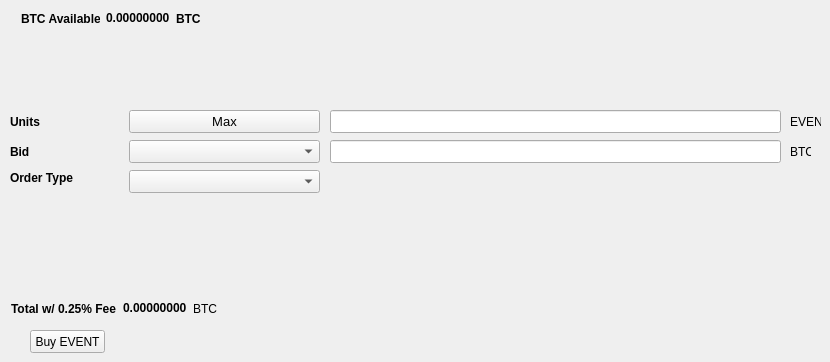
   <widget class="QWidget" name="BuyTab">
    <attribute name="title">
     <string>Buy</string>
    </attribute>
    <widget class="QPushButton" name="BuyEVENT">
     <property name="geometry">
      <rect>
       <x>30</x>
       <y>330</y>
       <width>75</width>
       <height>23</height>
      </rect>
     </property>
     <property name="text">
      <string>Buy EVENT</string>
     </property>
    </widget>
    <widget class="QLabel" name="label_3">
     <property name="geometry">
      <rect>
       <x>10</x>
       <y>110</y>
       <width>46</width>
       <height>23</height>
      </rect>
     </property>
     <property name="font">
      <font>
       <weight>75</weight>
       <bold>true</bold>
      </font>
     </property>
     <property name="text">
      <string>Units</string>
     </property>
    </widget>
    <widget class="QLineEdit" name="UnitsInput">
     <property name="geometry">
      <rect>
       <x>330</x>
       <y>110</y>
       <width>451</width>
       <height>23</height>
      </rect>
     </property>
     <property name="font">
      <font>
       <pointsize>9</pointsize>
       <weight>75</weight>
       <bold>true</bold>
      </font>
     </property>
    </widget>
    <widget class="QLineEdit" name="BuyBidPriceEdit">
     <property name="geometry">
      <rect>
       <x>330</x>
       <y>140</y>
       <width>451</width>
       <height>23</height>
      </rect>
     </property>
     <property name="font">
      <font>
       <pointsize>9</pointsize>
       <weight>75</weight>
       <bold>true</bold>
      </font>
     </property>
    </widget>
    <widget class="QLabel" name="label_4">
     <property name="geometry">
      <rect>
       <x>790</x>
       <y>110</y>
       <width>31</width>
       <height>23</height>
      </rect>
     </property>
     <property name="text">
      <string>EVENT</string>
     </property>
    </widget>
    <widget class="QLabel" name="label_5">
     <property name="geometry">
      <rect>
       <x>790</x>
       <y>140</y>
       <width>21</width>
       <height>23</height>
      </rect>
     </property>
     <property name="text">
      <string>BTC</string>
     </property>
    </widget>
    <widget class="QLabel" name="label_6">
     <property name="geometry">
      <rect>
       <x>10</x>
       <y>140</y>
       <width>46</width>
       <height>23</height>
      </rect>
     </property>
     <property name="font">
      <font>
       <weight>75</weight>
       <bold>true</bold>
      </font>
     </property>
     <property name="text">
      <string>Bid</string>
     </property>
    </widget>
    <widget class="QLabel" name="label_7">
     <property name="geometry">
      <rect>
       <x>10</x>
       <y>170</y>
       <width>71</width>
       <height>16</height>
      </rect>
     </property>
     <property name="font">
      <font>
       <weight>75</weight>
       <bold>true</bold>
      </font>
     </property>
     <property name="text">
      <string>Order Type</string>
     </property>
    </widget>
    <widget class="QPushButton" name="Buy_Max_Amount">
     <property name="geometry">
      <rect>
       <x>129</x>
       <y>110</y>
       <width>191</width>
       <height>23</height>
      </rect>
     </property>
     <property name="font">
      <font>
       <pointsize>10</pointsize>
      </font>
     </property>
     <property name="text">
      <string>Max</string>
     </property>
    </widget>
    <widget class="QComboBox" name="BuyBidcomboBox">
     <property name="geometry">
      <rect>
       <x>129</x>
       <y>140</y>
       <width>191</width>
       <height>23</height>
      </rect>
     </property>
     <property name="font">
      <font>
       <pointsize>10</pointsize>
      </font>
     </property>
    </widget>
    <widget class="QComboBox" name="buyOrdertypeCombo">
     <property name="geometry">
      <rect>
       <x>129</x>
       <y>170</y>
       <width>191</width>
       <height>23</height>
      </rect>
     </property>
     <property name="font">
      <font>
       <pointsize>10</pointsize>
      </font>
     </property>
    </widget>
    <widget class="QWidget" name="layoutWidget">
     <property name="geometry">
      <rect>
       <x>21</x>
       <y>11</y>
       <width>180</width>
       <height>15</height>
      </rect>
     </property>
     <layout class="QHBoxLayout" name="horizontalLayout_3">
      <item>
       <widget class="QLabel" name="label232">
        <property name="font">
         <font>
          <weight>75</weight>
          <bold>true</bold>
         </font>
        </property>
        <property name="text">
         <string>BTC Available:</string>
        </property>
       </widget>
      </item>
      <item>
       <widget class="QLabel" name="BtcAvailableLbl">
        <property name="palette">
         <palette>
          <active>
           <colorrole role="WindowText">
            <brush brushstyle="SolidPattern">
             <color alpha="255">
              <red>0</red>
              <green>0</green>
              <blue>0</blue>
             </color>
            </brush>
           </colorrole>
           <colorrole role="Button">
            <brush brushstyle="SolidPattern">
             <color alpha="255">
              <red>0</red>
              <green>170</green>
              <blue>0</blue>
             </color>
            </brush>
           </colorrole>
           <colorrole role="Light">
            <brush brushstyle="SolidPattern">
             <color alpha="255">
              <red>0</red>
              <green>255</green>
              <blue>0</blue>
             </color>
            </brush>
           </colorrole>
           <colorrole role="Midlight">
            <brush brushstyle="SolidPattern">
             <color alpha="255">
              <red>0</red>
              <green>212</green>
              <blue>0</blue>
             </color>
            </brush>
           </colorrole>
           <colorrole role="Dark">
            <brush brushstyle="SolidPattern">
             <color alpha="255">
              <red>0</red>
              <green>85</green>
              <blue>0</blue>
             </color>
            </brush>
           </colorrole>
           <colorrole role="Mid">
            <brush brushstyle="SolidPattern">
             <color alpha="255">
              <red>0</red>
              <green>113</green>
              <blue>0</blue>
             </color>
            </brush>
           </colorrole>
           <colorrole role="Text">
            <brush brushstyle="SolidPattern">
             <color alpha="255">
              <red>0</red>
              <green>170</green>
              <blue>0</blue>
             </color>
            </brush>
           </colorrole>
           <colorrole role="BrightText">
            <brush brushstyle="SolidPattern">
             <color alpha="255">
              <red>255</red>
              <green>255</green>
              <blue>255</blue>
             </color>
            </brush>
           </colorrole>
           <colorrole role="ButtonText">
            <brush brushstyle="SolidPattern">
             <color alpha="255">
              <red>0</red>
              <green>0</green>
              <blue>0</blue>
             </color>
            </brush>
           </colorrole>
           <colorrole role="Base">
            <brush brushstyle="SolidPattern">
             <color alpha="255">
              <red>255</red>
              <green>255</green>
              <blue>255</blue>
             </color>
            </brush>
           </colorrole>
           <colorrole role="Window">
            <brush brushstyle="SolidPattern">
             <color alpha="255">
              <red>0</red>
              <green>170</green>
              <blue>0</blue>
             </color>
            </brush>
           </colorrole>
           <colorrole role="Shadow">
            <brush brushstyle="SolidPattern">
             <color alpha="255">
              <red>0</red>
              <green>0</green>
              <blue>0</blue>
             </color>
            </brush>
           </colorrole>
           <colorrole role="AlternateBase">
            <brush brushstyle="SolidPattern">
             <color alpha="255">
              <red>127</red>
              <green>212</green>
              <blue>127</blue>
             </color>
            </brush>
           </colorrole>
           <colorrole role="ToolTipBase">
            <brush brushstyle="SolidPattern">
             <color alpha="255">
              <red>255</red>
              <green>255</green>
              <blue>220</blue>
             </color>
            </brush>
           </colorrole>
           <colorrole role="ToolTipText">
            <brush brushstyle="SolidPattern">
             <color alpha="255">
              <red>0</red>
              <green>0</green>
              <blue>0</blue>
             </color>
            </brush>
           </colorrole>
          </active>
          <inactive>
           <colorrole role="WindowText">
            <brush brushstyle="SolidPattern">
             <color alpha="255">
              <red>0</red>
              <green>0</green>
              <blue>0</blue>
             </color>
            </brush>
           </colorrole>
           <colorrole role="Button">
            <brush brushstyle="SolidPattern">
             <color alpha="255">
              <red>0</red>
              <green>170</green>
              <blue>0</blue>
             </color>
            </brush>
           </colorrole>
           <colorrole role="Light">
            <brush brushstyle="SolidPattern">
             <color alpha="255">
              <red>0</red>
              <green>255</green>
              <blue>0</blue>
             </color>
            </brush>
           </colorrole>
           <colorrole role="Midlight">
            <brush brushstyle="SolidPattern">
             <color alpha="255">
              <red>0</red>
              <green>212</green>
              <blue>0</blue>
             </color>
            </brush>
           </colorrole>
           <colorrole role="Dark">
            <brush brushstyle="SolidPattern">
             <color alpha="255">
              <red>0</red>
              <green>85</green>
              <blue>0</blue>
             </color>
            </brush>
           </colorrole>
           <colorrole role="Mid">
            <brush brushstyle="SolidPattern">
             <color alpha="255">
              <red>0</red>
              <green>113</green>
              <blue>0</blue>
             </color>
            </brush>
           </colorrole>
           <colorrole role="Text">
            <brush brushstyle="SolidPattern">
             <color alpha="255">
              <red>0</red>
              <green>170</green>
              <blue>0</blue>
             </color>
            </brush>
           </colorrole>
           <colorrole role="BrightText">
            <brush brushstyle="SolidPattern">
             <color alpha="255">
              <red>255</red>
              <green>255</green>
              <blue>255</blue>
             </color>
            </brush>
           </colorrole>
           <colorrole role="ButtonText">
            <brush brushstyle="SolidPattern">
             <color alpha="255">
              <red>0</red>
              <green>0</green>
              <blue>0</blue>
             </color>
            </brush>
           </colorrole>
           <colorrole role="Base">
            <brush brushstyle="SolidPattern">
             <color alpha="255">
              <red>255</red>
              <green>255</green>
              <blue>255</blue>
             </color>
            </brush>
           </colorrole>
           <colorrole role="Window">
            <brush brushstyle="SolidPattern">
             <color alpha="255">
              <red>0</red>
              <green>170</green>
              <blue>0</blue>
             </color>
            </brush>
           </colorrole>
           <colorrole role="Shadow">
            <brush brushstyle="SolidPattern">
             <color alpha="255">
              <red>0</red>
              <green>0</green>
              <blue>0</blue>
             </color>
            </brush>
           </colorrole>
           <colorrole role="AlternateBase">
            <brush brushstyle="SolidPattern">
             <color alpha="255">
              <red>127</red>
              <green>212</green>
              <blue>127</blue>
             </color>
            </brush>
           </colorrole>
           <colorrole role="ToolTipBase">
            <brush brushstyle="SolidPattern">
             <color alpha="255">
              <red>255</red>
              <green>255</green>
              <blue>220</blue>
             </color>
            </brush>
           </colorrole>
           <colorrole role="ToolTipText">
            <brush brushstyle="SolidPattern">
             <color alpha="255">
              <red>0</red>
              <green>0</green>
              <blue>0</blue>
             </color>
            </brush>
           </colorrole>
          </inactive>
          <disabled>
           <colorrole role="WindowText">
            <brush brushstyle="SolidPattern">
             <color alpha="255">
              <red>0</red>
              <green>85</green>
              <blue>0</blue>
             </color>
            </brush>
           </colorrole>
           <colorrole role="Button">
            <brush brushstyle="SolidPattern">
             <color alpha="255">
              <red>0</red>
              <green>170</green>
              <blue>0</blue>
             </color>
            </brush>
           </colorrole>
           <colorrole role="Light">
            <brush brushstyle="SolidPattern">
             <color alpha="255">
              <red>0</red>
              <green>255</green>
              <blue>0</blue>
             </color>
            </brush>
           </colorrole>
           <colorrole role="Midlight">
            <brush brushstyle="SolidPattern">
             <color alpha="255">
              <red>0</red>
              <green>212</green>
              <blue>0</blue>
             </color>
            </brush>
           </colorrole>
           <colorrole role="Dark">
            <brush brushstyle="SolidPattern">
             <color alpha="255">
              <red>0</red>
              <green>85</green>
              <blue>0</blue>
             </color>
            </brush>
           </colorrole>
           <colorrole role="Mid">
            <brush brushstyle="SolidPattern">
             <color alpha="255">
              <red>0</red>
              <green>113</green>
              <blue>0</blue>
             </color>
            </brush>
           </colorrole>
           <colorrole role="Text">
            <brush brushstyle="SolidPattern">
             <color alpha="255">
              <red>0</red>
              <green>85</green>
              <blue>0</blue>
             </color>
            </brush>
           </colorrole>
           <colorrole role="BrightText">
            <brush brushstyle="SolidPattern">
             <color alpha="255">
              <red>255</red>
              <green>255</green>
              <blue>255</blue>
             </color>
            </brush>
           </colorrole>
           <colorrole role="ButtonText">
            <brush brushstyle="SolidPattern">
             <color alpha="255">
              <red>0</red>
              <green>85</green>
              <blue>0</blue>
             </color>
            </brush>
           </colorrole>
           <colorrole role="Base">
            <brush brushstyle="SolidPattern">
             <color alpha="255">
              <red>0</red>
              <green>170</green>
              <blue>0</blue>
             </color>
            </brush>
           </colorrole>
           <colorrole role="Window">
            <brush brushstyle="SolidPattern">
             <color alpha="255">
              <red>0</red>
              <green>170</green>
              <blue>0</blue>
             </color>
            </brush>
           </colorrole>
           <colorrole role="Shadow">
            <brush brushstyle="SolidPattern">
             <color alpha="255">
              <red>0</red>
              <green>0</green>
              <blue>0</blue>
             </color>
            </brush>
           </colorrole>
           <colorrole role="AlternateBase">
            <brush brushstyle="SolidPattern">
             <color alpha="255">
              <red>0</red>
              <green>170</green>
              <blue>0</blue>
             </color>
            </brush>
           </colorrole>
           <colorrole role="ToolTipBase">
            <brush brushstyle="SolidPattern">
             <color alpha="255">
              <red>255</red>
              <green>255</green>
              <blue>220</blue>
             </color>
            </brush>
           </colorrole>
           <colorrole role="ToolTipText">
            <brush brushstyle="SolidPattern">
             <color alpha="255">
              <red>0</red>
              <green>0</green>
              <blue>0</blue>
             </color>
            </brush>
           </colorrole>
          </disabled>
         </palette>
        </property>
        <property name="font">
         <font>
          <weight>75</weight>
          <bold>true</bold>
         </font>
        </property>
        <property name="text">
         <string>0.00000000</string>
        </property>
        <property name="textInteractionFlags">
         <set>Qt::LinksAccessibleByMouse|Qt::TextSelectableByKeyboard|Qt::TextSelectableByMouse</set>
        </property>
       </widget>
      </item>
      <item>
       <widget class="QLabel" name="BtcAvailableLbl_2">
        <property name="font">
         <font>
          <weight>75</weight>
          <bold>true</bold>
         </font>
        </property>
        <property name="text">
         <string>BTC</string>
        </property>
       </widget>
      </item>
     </layout>
    </widget>
    <widget class="QWidget" name="layoutWidget">
     <property name="geometry">
      <rect>
       <x>11</x>
       <y>301</y>
       <width>209</width>
       <height>15</height>
      </rect>
     </property>
     <layout class="QHBoxLayout" name="horizontalLayout_4">
      <item>
       <widget class="QLabel" name="label_9">
        <property name="font">
         <font>
          <weight>75</weight>
          <bold>true</bold>
         </font>
        </property>
        <property name="text">
         <string>Total w/ 0.25% Fee</string>
        </property>
       </widget>
      </item>
      <item>
       <widget class="QLabel" name="BuyCostLabel">
        <property name="palette">
         <palette>
          <active>
           <colorrole role="WindowText">
            <brush brushstyle="SolidPattern">
             <color alpha="255">
              <red>0</red>
              <green>0</green>
              <blue>0</blue>
             </color>
            </brush>
           </colorrole>
           <colorrole role="Button">
            <brush brushstyle="SolidPattern">
             <color alpha="255">
              <red>0</red>
              <green>170</green>
              <blue>0</blue>
             </color>
            </brush>
           </colorrole>
           <colorrole role="Light">
            <brush brushstyle="SolidPattern">
             <color alpha="255">
              <red>0</red>
              <green>255</green>
              <blue>0</blue>
             </color>
            </brush>
           </colorrole>
           <colorrole role="Midlight">
            <brush brushstyle="SolidPattern">
             <color alpha="255">
              <red>0</red>
              <green>212</green>
              <blue>0</blue>
             </color>
            </brush>
           </colorrole>
           <colorrole role="Dark">
            <brush brushstyle="SolidPattern">
             <color alpha="255">
              <red>0</red>
              <green>85</green>
              <blue>0</blue>
             </color>
            </brush>
           </colorrole>
           <colorrole role="Mid">
            <brush brushstyle="SolidPattern">
             <color alpha="255">
              <red>0</red>
              <green>113</green>
              <blue>0</blue>
             </color>
            </brush>
           </colorrole>
           <colorrole role="Text">
            <brush brushstyle="SolidPattern">
             <color alpha="255">
              <red>0</red>
              <green>170</green>
              <blue>0</blue>
             </color>
            </brush>
           </colorrole>
           <colorrole role="BrightText">
            <brush brushstyle="SolidPattern">
             <color alpha="255">
              <red>255</red>
              <green>255</green>
              <blue>255</blue>
             </color>
            </brush>
           </colorrole>
           <colorrole role="ButtonText">
            <brush brushstyle="SolidPattern">
             <color alpha="255">
              <red>0</red>
              <green>0</green>
              <blue>0</blue>
             </color>
            </brush>
           </colorrole>
           <colorrole role="Base">
            <brush brushstyle="SolidPattern">
             <color alpha="255">
              <red>255</red>
              <green>255</green>
              <blue>255</blue>
             </color>
            </brush>
           </colorrole>
           <colorrole role="Window">
            <brush brushstyle="SolidPattern">
             <color alpha="255">
              <red>0</red>
              <green>170</green>
              <blue>0</blue>
             </color>
            </brush>
           </colorrole>
           <colorrole role="Shadow">
            <brush brushstyle="SolidPattern">
             <color alpha="255">
              <red>0</red>
              <green>0</green>
              <blue>0</blue>
             </color>
            </brush>
           </colorrole>
           <colorrole role="AlternateBase">
            <brush brushstyle="SolidPattern">
             <color alpha="255">
              <red>127</red>
              <green>212</green>
              <blue>127</blue>
             </color>
            </brush>
           </colorrole>
           <colorrole role="ToolTipBase">
            <brush brushstyle="SolidPattern">
             <color alpha="255">
              <red>255</red>
              <green>255</green>
              <blue>220</blue>
             </color>
            </brush>
           </colorrole>
           <colorrole role="ToolTipText">
            <brush brushstyle="SolidPattern">
             <color alpha="255">
              <red>0</red>
              <green>0</green>
              <blue>0</blue>
             </color>
            </brush>
           </colorrole>
          </active>
          <inactive>
           <colorrole role="WindowText">
            <brush brushstyle="SolidPattern">
             <color alpha="255">
              <red>0</red>
              <green>0</green>
              <blue>0</blue>
             </color>
            </brush>
           </colorrole>
           <colorrole role="Button">
            <brush brushstyle="SolidPattern">
             <color alpha="255">
              <red>0</red>
              <green>170</green>
              <blue>0</blue>
             </color>
            </brush>
           </colorrole>
           <colorrole role="Light">
            <brush brushstyle="SolidPattern">
             <color alpha="255">
              <red>0</red>
              <green>255</green>
              <blue>0</blue>
             </color>
            </brush>
           </colorrole>
           <colorrole role="Midlight">
            <brush brushstyle="SolidPattern">
             <color alpha="255">
              <red>0</red>
              <green>212</green>
              <blue>0</blue>
             </color>
            </brush>
           </colorrole>
           <colorrole role="Dark">
            <brush brushstyle="SolidPattern">
             <color alpha="255">
              <red>0</red>
              <green>85</green>
              <blue>0</blue>
             </color>
            </brush>
           </colorrole>
           <colorrole role="Mid">
            <brush brushstyle="SolidPattern">
             <color alpha="255">
              <red>0</red>
              <green>113</green>
              <blue>0</blue>
             </color>
            </brush>
           </colorrole>
           <colorrole role="Text">
            <brush brushstyle="SolidPattern">
             <color alpha="255">
              <red>0</red>
              <green>170</green>
              <blue>0</blue>
             </color>
            </brush>
           </colorrole>
           <colorrole role="BrightText">
            <brush brushstyle="SolidPattern">
             <color alpha="255">
              <red>255</red>
              <green>255</green>
              <blue>255</blue>
             </color>
            </brush>
           </colorrole>
           <colorrole role="ButtonText">
            <brush brushstyle="SolidPattern">
             <color alpha="255">
              <red>0</red>
              <green>0</green>
              <blue>0</blue>
             </color>
            </brush>
           </colorrole>
           <colorrole role="Base">
            <brush brushstyle="SolidPattern">
             <color alpha="255">
              <red>255</red>
              <green>255</green>
              <blue>255</blue>
             </color>
            </brush>
           </colorrole>
           <colorrole role="Window">
            <brush brushstyle="SolidPattern">
             <color alpha="255">
              <red>0</red>
              <green>170</green>
              <blue>0</blue>
             </color>
            </brush>
           </colorrole>
           <colorrole role="Shadow">
            <brush brushstyle="SolidPattern">
             <color alpha="255">
              <red>0</red>
              <green>0</green>
              <blue>0</blue>
             </color>
            </brush>
           </colorrole>
           <colorrole role="AlternateBase">
            <brush brushstyle="SolidPattern">
             <color alpha="255">
              <red>127</red>
              <green>212</green>
              <blue>127</blue>
             </color>
            </brush>
           </colorrole>
           <colorrole role="ToolTipBase">
            <brush brushstyle="SolidPattern">
             <color alpha="255">
              <red>255</red>
              <green>255</green>
              <blue>220</blue>
             </color>
            </brush>
           </colorrole>
           <colorrole role="ToolTipText">
            <brush brushstyle="SolidPattern">
             <color alpha="255">
              <red>0</red>
              <green>0</green>
              <blue>0</blue>
             </color>
            </brush>
           </colorrole>
          </inactive>
          <disabled>
           <colorrole role="WindowText">
            <brush brushstyle="SolidPattern">
             <color alpha="255">
              <red>0</red>
              <green>85</green>
              <blue>0</blue>
             </color>
            </brush>
           </colorrole>
           <colorrole role="Button">
            <brush brushstyle="SolidPattern">
             <color alpha="255">
              <red>0</red>
              <green>170</green>
              <blue>0</blue>
             </color>
            </brush>
           </colorrole>
           <colorrole role="Light">
            <brush brushstyle="SolidPattern">
             <color alpha="255">
              <red>0</red>
              <green>255</green>
              <blue>0</blue>
             </color>
            </brush>
           </colorrole>
           <colorrole role="Midlight">
            <brush brushstyle="SolidPattern">
             <color alpha="255">
              <red>0</red>
              <green>212</green>
              <blue>0</blue>
             </color>
            </brush>
           </colorrole>
           <colorrole role="Dark">
            <brush brushstyle="SolidPattern">
             <color alpha="255">
              <red>0</red>
              <green>85</green>
              <blue>0</blue>
             </color>
            </brush>
           </colorrole>
           <colorrole role="Mid">
            <brush brushstyle="SolidPattern">
             <color alpha="255">
              <red>0</red>
              <green>113</green>
              <blue>0</blue>
             </color>
            </brush>
           </colorrole>
           <colorrole role="Text">
            <brush brushstyle="SolidPattern">
             <color alpha="255">
              <red>0</red>
              <green>85</green>
              <blue>0</blue>
             </color>
            </brush>
           </colorrole>
           <colorrole role="BrightText">
            <brush brushstyle="SolidPattern">
             <color alpha="255">
              <red>255</red>
              <green>255</green>
              <blue>255</blue>
             </color>
            </brush>
           </colorrole>
           <colorrole role="ButtonText">
            <brush brushstyle="SolidPattern">
             <color alpha="255">
              <red>0</red>
              <green>85</green>
              <blue>0</blue>
             </color>
            </brush>
           </colorrole>
           <colorrole role="Base">
            <brush brushstyle="SolidPattern">
             <color alpha="255">
              <red>0</red>
              <green>170</green>
              <blue>0</blue>
             </color>
            </brush>
           </colorrole>
           <colorrole role="Window">
            <brush brushstyle="SolidPattern">
             <color alpha="255">
              <red>0</red>
              <green>170</green>
              <blue>0</blue>
             </color>
            </brush>
           </colorrole>
           <colorrole role="Shadow">
            <brush brushstyle="SolidPattern">
             <color alpha="255">
              <red>0</red>
              <green>0</green>
              <blue>0</blue>
             </color>
            </brush>
           </colorrole>
           <colorrole role="AlternateBase">
            <brush brushstyle="SolidPattern">
             <color alpha="255">
              <red>0</red>
              <green>170</green>
              <blue>0</blue>
             </color>
            </brush>
           </colorrole>
           <colorrole role="ToolTipBase">
            <brush brushstyle="SolidPattern">
             <color alpha="255">
              <red>255</red>
              <green>255</green>
              <blue>220</blue>
             </color>
            </brush>
           </colorrole>
           <colorrole role="ToolTipText">
            <brush brushstyle="SolidPattern">
             <color alpha="255">
              <red>0</red>
              <green>0</green>
              <blue>0</blue>
             </color>
            </brush>
           </colorrole>
          </disabled>
         </palette>
        </property>
        <property name="font">
         <font>
          <weight>75</weight>
          <bold>true</bold>
         </font>
        </property>
        <property name="autoFillBackground">
         <bool>false</bool>
        </property>
        <property name="text">
         <string>0.00000000</string>
        </property>
        <property name="textInteractionFlags">
         <set>Qt::LinksAccessibleByMouse|Qt::TextSelectableByMouse</set>
        </property>
       </widget>
      </item>
      <item>
       <widget class="QLabel" name="label_10">
        <property name="font">
         <font>
          <weight>50</weight>
          <bold>false</bold>
         </font>
        </property>
        <property name="text">
         <string>BTC</string>
        </property>
       </widget>
      </item>
     </layout>
    </widget>
   </widget>
